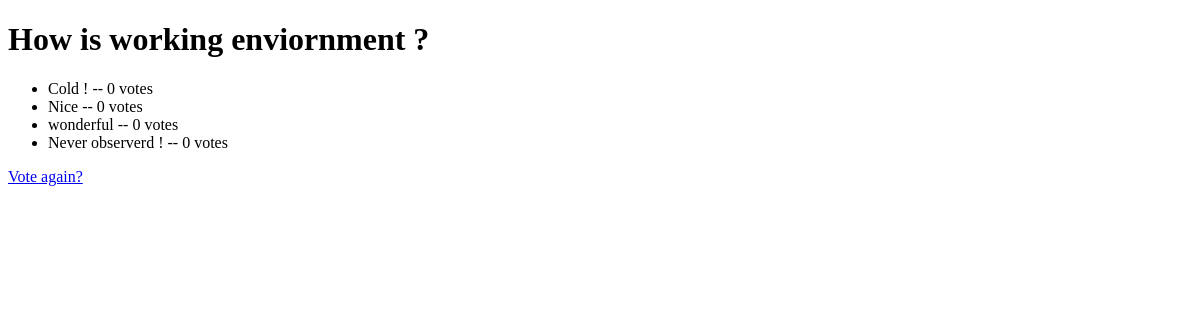
Before: /polls/3/result/ with the older database file.
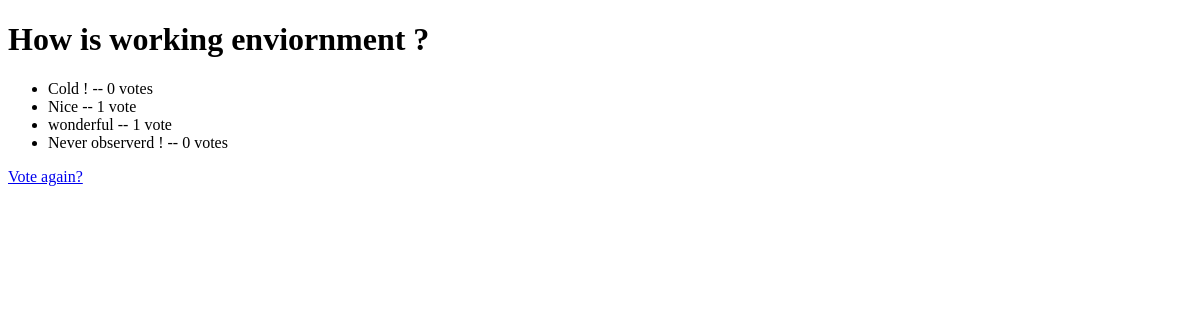
After: the same page with the newer database file.
### polls/models.py (models this page shows, shortened)
class Question(models.Model):
	question_text = models.CharField(max_length=200)
	pub_date = models.DateTimeField('date published')

class Choice(models.Model):
	question = models.ForeignKey(Question, on_delete=models.CASCADE)
	choice_text = models.CharField(max_length=200)
	votes = models.IntegerField(default=0)

### polls/views.py (the view)
# urls.py: path('<int:question_id>/result/', views.results, name="results"),
def results(request, question_id):
    question = Question.objects.get(pk=question_id)
    context = {'question':question}
    return render(request, 'polls/result.html', context)

### polls/templates/polls/result.html
{% extends 'polls/base.html' %}
{% block body %}
	<h1>{{ question.question_text }}</h1>
	<ul>
	{% for choice in question.choice_set.all %}
	    <li>{{ choice.choice_text }} -- {{ choice.votes }} vote{{ choice.votes|pluralize }}</li>
	{% endfor %}
	</ul>
	<a href="{% url 'polls:detail' question.id %}">Vote again?</a>
{% endblock %}

### polls/templates/polls/base.html (shortened to what this page needs)
<!DOCTYPE html>
<html>
<head>
</head>
<body>
{% block body %}
{% endblock %}
</body>
</html>

Changed rows visible on the page:
changed Choice "Nice": votes "0" → "1"
changed Choice "wonderful": votes "0" → "1"
